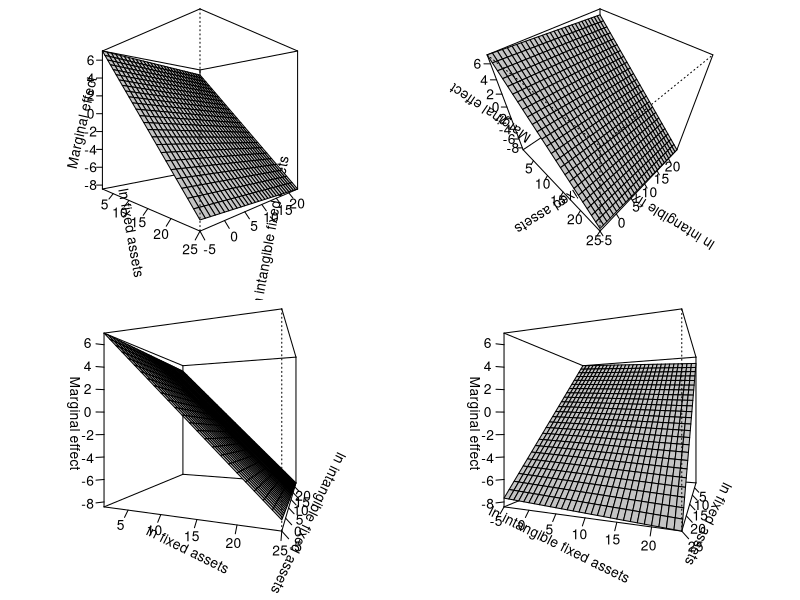
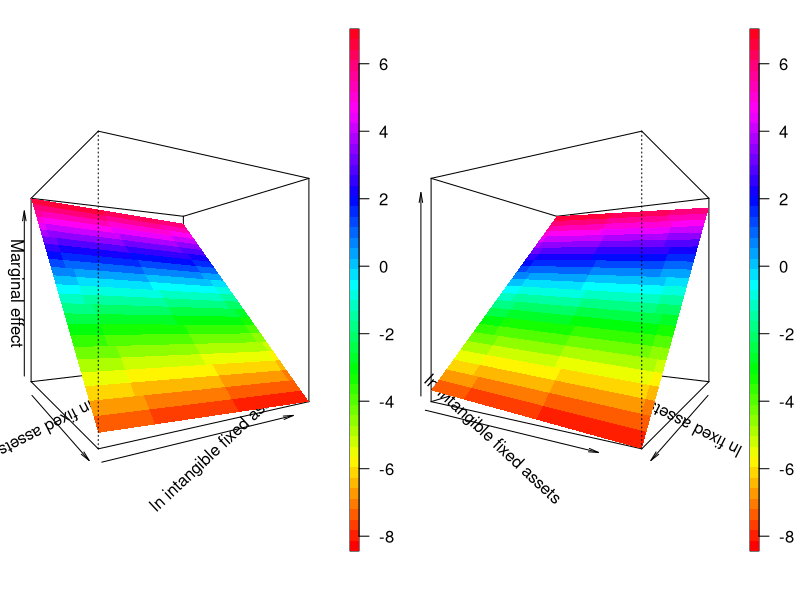

R code for these plots, in order:
setwd("~/Desktop/Figures/Semi-elasticities")
library(fields)
library(maps)
library(viridisLite)
library(viridis)

#ME PLOT 3D
###########
#This plot is drawn using data from Regression (1) in Table 8
#f is the marginal effect in Regression (1) of Table 8, the marginal effect is evaluated at
#the complete range of LFA and LIFA for wholly-owned subs with shifting direction to the parent
#i.e. OW_100=1 and Case2=1
f <- function(x, y){9.787941-.6120982*x-.0268231*y-3.613203+1.332656} # x is LFA, y is LIFA
x <- 1 #minimum value of LFA
xmax <- 25 #maximum value of LFA
y <- -5 #minimum value of LIFA
ymax <- 24 #maximum value of LIFA

z<-outer(x:xmax, y:ymax, f)
z

#4 plots

par(mfrow=c(2,2),  mai = c(0.6, 0, 0, 0))
persp(seq(1, 25, 1), seq(-5, 24, 1), z, phi = 0, theta = 45,
      xlab = "ln fixed assets", ylab = "ln intangible fixed assets", zlab ="Marginal effect",
      axes=T, ticktype="detailed", nticks=8, shade=0.2)

persp(seq(1, 25, 1), seq(-5, 24, 1), z, phi = 45, theta = 45,
      xlab = "ln fixed assets", ylab = "ln intangible fixed assets", zlab ="Marginal effect",
      axes=T, ticktype="detailed", nticks=8, shade=0.2)

persp(seq(1, 25, 1), seq(-5, 24, 1), z, phi = 0, theta = 20,
      xlab = "ln fixed assets", ylab = "ln intangible fixed assets", zlab ="Marginal effect",
      axes=T, ticktype="detailed", nticks=8, shade=0.2)

persp(seq(1, 25, 1), seq(-5, 24, 1), z, phi = 0, theta = 110,
      xlab = "ln fixed assets", ylab = "ln intangible fixed assets", zlab ="Marginal effect",
      axes=T, ticktype="detailed", nticks=8, shade=0.2)


#2 plots

pdf("fig8.pdf", width=10, height=5,colormodel="cmyk")
par(mfrow=c(1,2),  mar = c(1,1,0,4))
drape.plot(seq(1, 25, 1), seq(-5, 24, 1), z, phi = 0, theta = 60,
      xlab = "ln fixed assets", ylab = "ln intangible fixed assets", zlab ="Marginal effect",
      axes=T, nticks=8,col=rainbow(50),border=NA,horizontal=FALSE)

drape.plot(seq(1, 25, 1), seq(-5, 24, 1), z, phi = 0, theta = 120,
      xlab = "ln fixed assets", ylab = "ln intangible fixed assets", zlab =" ",
      axes=T, nticks=8, col=rainbow(50),border=NA,horizontal=FALSE)
dev.off()
